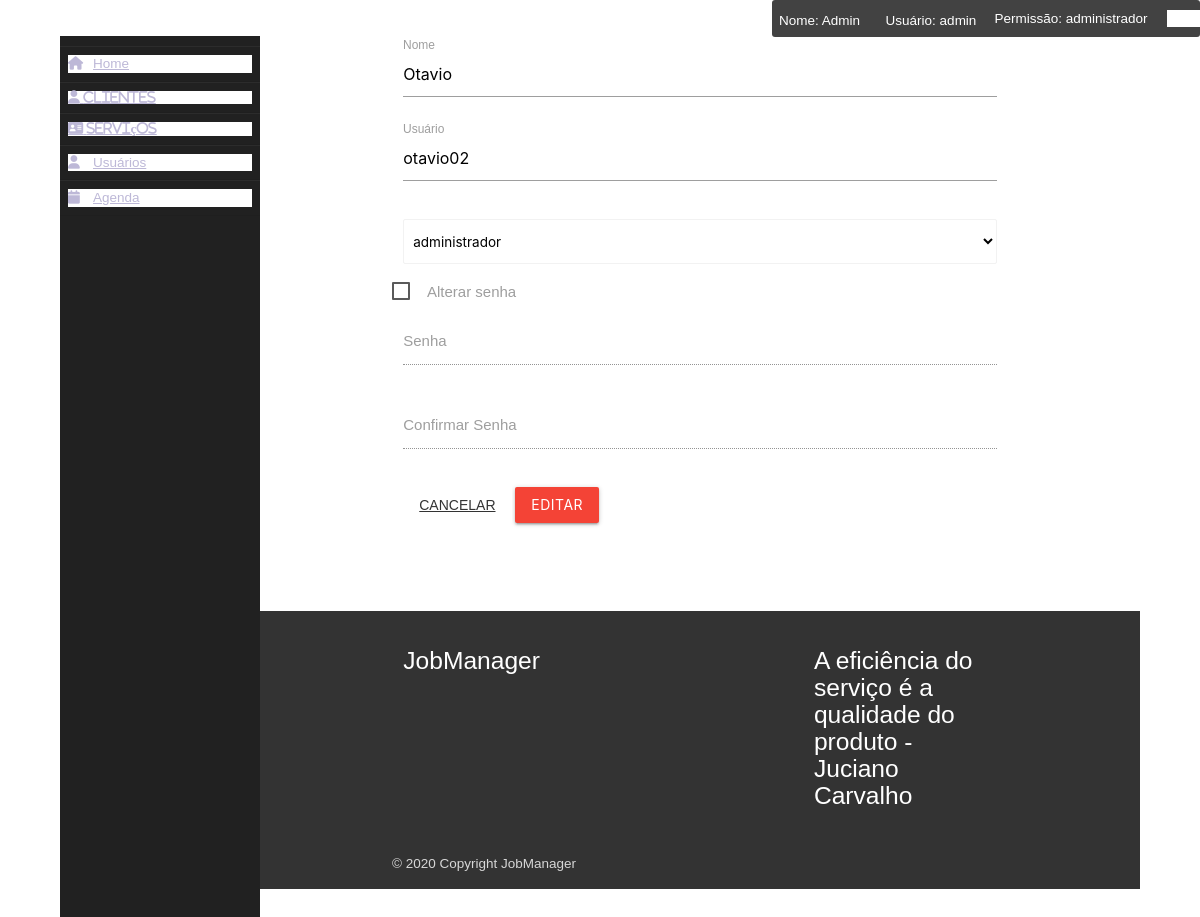
The app's page /usuarios/editar.php?id=6 (signed in) with its own data.
### tables this page shows
CREATE TABLE `tela_login` (
  `id` int(11) NOT NULL,
  `nome` varchar(255) NOT NULL,
  `login` varchar(250) NOT NULL,
  `senha` varchar(255) NOT NULL,
  `tipo` varchar(25) NOT NULL
);

### includes/verificacao_login.php (called while the page is built, shortened)
<?php
require_once '../php_action/db_connect.php';
$id = $_SESSION['id_usuario'];
$sql = "SELECT * FROM tela_login WHERE id = '$id'";
$resultado = mysqli_query($connect, $sql);
if (mysqli_num_rows($resultado) > 0) {
	while ($dados = mysqli_fetch_array($resultado)) {
		$nomeUser = $dados['nome'];
		$tipoUser = $dados['tipo'];
		$userName = $dados['login'];
	}
}

### usuarios/editar.php (the view, shortened to what this page needs)
<?php
include_once '../includes/header.php';
require_once '../php_action/db_connect.php';
if ($tipoUser == 'administrador') {
    if (isset($_GET['id'])) {
        $id = $_GET['id'];
        $sql = "SELECT * FROM tela_login WHERE id = $id";
        $resultado = mysqli_query($connect, $sql);
        $dados = mysqli_fetch_array($resultado);
?>
        <div class="container">
            <form action="editar_action.php?id=<?php echo $dados['id'] ?>" id="form" method="POST">
                <div class="row">
                    <div class="input-field col s12">
                        <label for="nome" class="active">Nome</label>
                        <input id="nome" type="text" class="validate" name="nome" value="<?php echo $dados['nome']; ?>">
                    </div>
                    <div class="input-field col s12">
                        <label for="user" class="active">Usuário</label>
                        <input id="user" type="text" class="validate" name="user" value="<?php echo $dados['login']; ?>">
                    </div>
                    <div class="input-field col s12">
                        <select class="browser-default" required name="tipo" id="tipo">
                            <?php echo '<option value="administrador">' . $dados["tipo"] . '</option>'; ?>
                        </select>
                    </div>
                    <label>
                        <span>Alterar senha</span>
                    </label>
                    <div class="input-field col s12">
                        <label for="senha" class="active">Senha</label>
                        <input id="senha" type="text" class="validate" name="senha" disabled>
                    </div>
                    <div class="input-field col s12">
                        <label for="conf_password" class="active">Confirmar Senha</label>
                        <input id="conf_password" type="text" class="validate" name="conf_senha" disabled>
                    </div>
                    <div class="input-field col s12">
                        <a href="#!" class="modal-close waves-effect waves-green btn-flat">Cancelar</a>
                        <button type="submit" name="btn-editar" class="btn red">Editar</a>
                    </div>
                </div>
            </form>
        </div>
<?php
    } else {
        echo "ERRO";
    }
} else {
    echo '<div style="height:70vh">';
    echo '<h2 style="color:red; padding: 2rem; font-weight:500;">Permissão Negada!</h2>';
    echo '</div>';
}
include_once '../includes/footer.php';
?>

### includes/header.php (shortened to what this page needs)
<?php include '../includes/verificacao_login.php'; ?>
<!DOCTYPE html>
<html lang="pt-br">
<head>
  <link rel="stylesheet" href="../modo_noturno/style.css">
  <link href="../includes/icon.css" rel="stylesheet">
  <link rel="stylesheet" href="../includes/materialize.min.css">
  <link rel="stylesheet" href="../includes/style.css">
</head>
<body>
  <div class="wrapper">
    <div class="user" style="position: fixed; right: 0; top: 0; z-index: 100; background-color: #424242; color: white;display: flex; align-items: center;border-radius: .2rem;">
      <p style="padding: .8rem 1.2rem .5rem .5rem;">Nome: <?php echo $nomeUser; ?></p>
      <p style="padding: .8rem 1.2rem .5rem .5rem;">Usuário: <?php echo $userName; ?></p>
      <p style="padding-right:.5rem;">Permissão: <?php echo $tipoUser; ?></p>
      <a href="http://localhost/tcc/login/" style="padding-right:.5rem;color: white; font-weight: 600; margin-left: .8rem;">Sair</a>
    </div>
    <div class="sidebar">
      <ul>
        <li><a href="../menu/menu.php"><i class="fas fa-home"></i>Home</a></li>
        <div class="menu-departamento" style="color: white;">
          <li class=""><a class=' fas fa-user' href='../gerenciar_cliente'> Clientes</a></li>
          <li class="lista"><a class=' fas fa-address-card' href='#'> Serviços</a></li>
          <?php if ($tipoUser == 'administrador') : ?>
          <li class="lista"><a href="#"><i class="fas fa-user"></i>Usuários</a></li>
          <?php endif; ?>
        </div>
        <li><a href="../calendar_2/index.php"><i class="fas fa-calendar"></i>Agenda</a></li>
      </ul>
    </div>
    <div class="main_content">

### modo_noturno/style.css (style rules this page uses)
*, *::before, *::after { box-sizing: border-box; }
:root { --clr-light: #fffff2; --clr-dark: #011411; --clr-primary: #2a2c27; --clr-secondary: #2b3332; --clr-accent: #ff7750; --foreground: var(--clr-dark); --background: var(--clr-light); --ff-title: "Playfair Display", serif; --ff-body: "Assistant", sans-serif; }
body { background: var(--background); color: var(--foreground); font-family: var(--ff-body); font-size: 18px; line-height: 1.6; }
.btn { padding: 1em 2em; text-decoration: none; text-transform: uppercase; border-radius: 5px; position: relative; display: inline-block; line-height: 1; }
.btn::after { content: ""; position: absolute; width: 100%; height: 100%; left: -4px; top: 4px; border-radius: inherit; z-index: -1; }

### includes/header.php (style rules this page uses)
* { margin: 0; padding: 0; box-sizing: border-box; list-style: none; text-decoration: none; }
.wrapper { display: flex; position: relative; }
.wrapper .sidebar { width: 200px; height: 100%; background: #212121; padding: 10px 0px; position: fixed; }
.wrapper .sidebar ul li { padding: 8px; border-bottom: 1px solid #bdb8d7; border-bottom: 1px solid rgba(0, 0, 0, 0.05); border-top: 1px solid rgba(255, 255, 255, 0.05); }
.wrapper .sidebar ul li a { color: #bdb8d7; display: block; }
.wrapper .sidebar ul li a .fas { width: 25px; }
.wrapper .main_content { width: 100%; margin-left: 200px; }

### records on screen
tela_login: nome "Admin", login "admin", tipo "administrador"
tela_login: nome "Otavio", user "otavio02", tipo "administrador"
